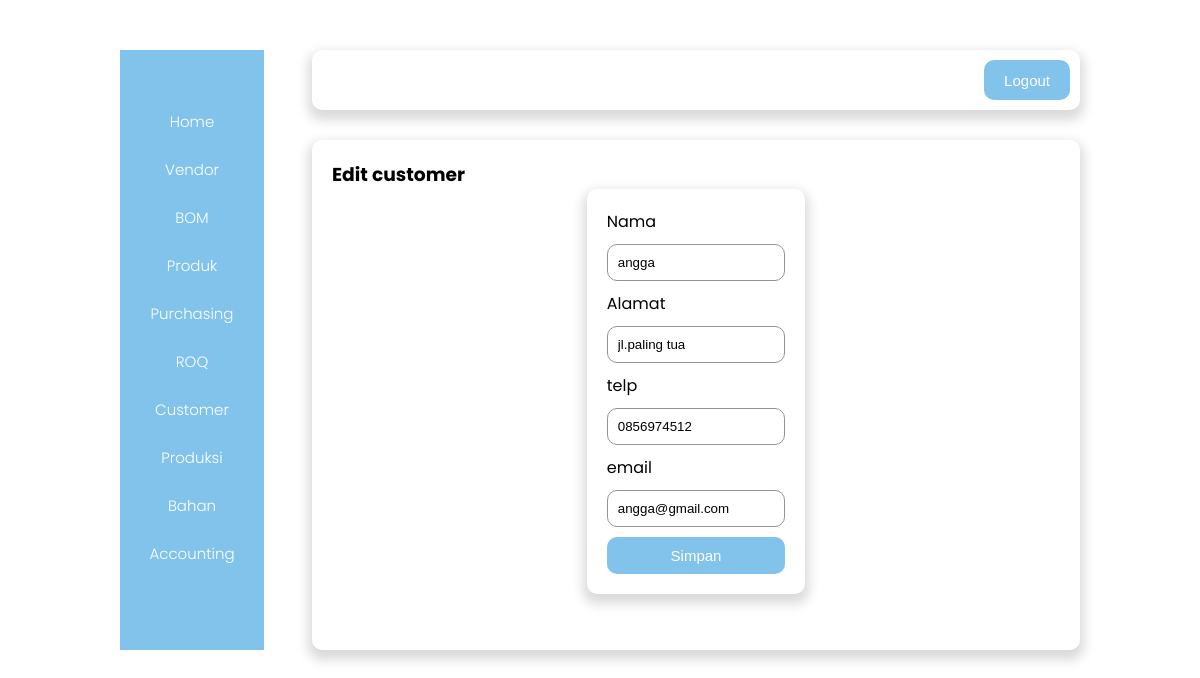
/Customer/customer-edit.php?id=2, run on the app's committed database.
### tables this page shows
CREATE TABLE `tb_customer` (
  `id` int(7) NOT NULL,
  `nama` varchar(25) NOT NULL,
  `alamat` varchar(25) NOT NULL,
  `no` varchar(15) NOT NULL,
  `email` varchar(25) NOT NULL
);

### Customer/customer-edit.php (the view, shortened to what this page needs)
<?php
include '../koneksi.php';
$id = $_GET['id'];
$sql = "SELECT * FROM tb_customer WHERE id = '$id'";
$result = mysqli_query($koneksi, $sql);
$data = mysqli_fetch_assoc($result);
?>
<!DOCTYPE html>
<html lang="en">
<head>
    <link rel="stylesheet" href="../css/admin.css?v=<?php echo time (); ?>" />
</head>
<body>
    <div class="container">
         <div class="sidebar">
            <a href="../admin.php">Home</a>
            <a href="../Vendor/Vendor.php">Vendor</a>
            <a href="../BOM/BOM.php">BOM</a>
            <a href="../Produk/Produk.php">Produk</a>
            <a href="../Purchasing/Purchasing.php">Purchasing</a>
            <a href="../ROQ/ROQ.php">ROQ</a>
            <a href="Customer.php">Customer</a>
            <a href="../Produksi/produksi.php">Produksi</a>
            <a href="../bahan/bahan.php">Bahan</a>
            <a href="../accounting/accounting.php">Accounting</a>
        </div>
        <div class="right_content">
            <div class="navbar">
                <img src="../assets/logo.png" alt="" />
                <button class="btn">
                    <a href="../logout.php">Logout</a>
                </button>
            </div>
            <div class="content">
                <h3>Edit customer</h3>
                <div class="form-login">
                    <form action="customer-proses.php" method="post" enctype="multipart/form-data">
                        <label for="material">Nama</label>
                        <input class="input" type="text" name="nama" id="nama" placeholder="nama" value="<?= $data['nama'] ?>" />
                        <label for="harga">Alamat</label>
                        <input class="input" type="text" name="alamat" id="alamat" placeholder="alamat" value="<?= $data['alamat'] ?>" />
                        <label for="harga">telp</label>
                        <input class="input" type="text" name="no" id="no" placeholder="no" value="<?= $data['no'] ?>" />
                        <label for="harga">email</label>
                        <input class="input" type="text" name="email" id="email" placeholder="email" value="<?= $data['email'] ?>" />
                        <button type="submit" class="btn btn-simpan" name="edit">
                            Simpan
                        </button>
                    </form>
                </div>
            </div>
        </div>
    </div>
</body>
</html>

### css/admin.css (style rules this page uses)
* { margin: 0; padding: 0; box-sizing: border-box; }
body { font-family: "Poppins", sans-serif; }
.container { display: flex; width: 80%; height: 600px; margin: 50px auto; justify-content: space-between; }
.sidebar { display: flex; flex-direction: column; justify-content: center; align-items: center; flex-basis: 15%; background-color: #82C3EC; }
.sidebar a { text-decoration: none; color: white; margin-bottom: 25px; font-size: 15px; font-weight: 300; }
.right_content { flex-basis: 80%; align-items: center; }
.navbar { display: flex; justify-content: space-between; height: 10%; background-color: white; box-shadow: 0 6px 12px 4px rgba(0, 0, 0, 0.15); border-radius: 10px; padding: 10px; margin-bottom: 30px; }
.btn { background-color: #82C3EC; border: none; padding: 10px 20px; border-radius: 10px; font-size: 15px; cursor: pointer; color: white; }
.btn a { text-decoration: none; color: white; }
.btn-simpan { width: 100%; }
.content { background-color: white; box-shadow: 0 6px 12px 4px rgba(0, 0, 0, 0.15); height: 85%; border-radius: 10px; padding: 20px; overflow: auto; }
.form-login { display: flex; flex-direction: column; width: 30%; background-color: white; padding: 20px; margin: 0 auto; box-shadow: 0 6px 12px 4px rgba(0, 0, 0, 0.15); border-radius: 10px; }
.input { width: 100%; margin: 10px 0; padding: 10px; border-radius: 10px; border: 1px solid rgb(148, 148, 148); }

### data on the page
tb_customer: nama "angga", alamat "jl.paling tua", no "0856974512", email "angga@gmail.com"
